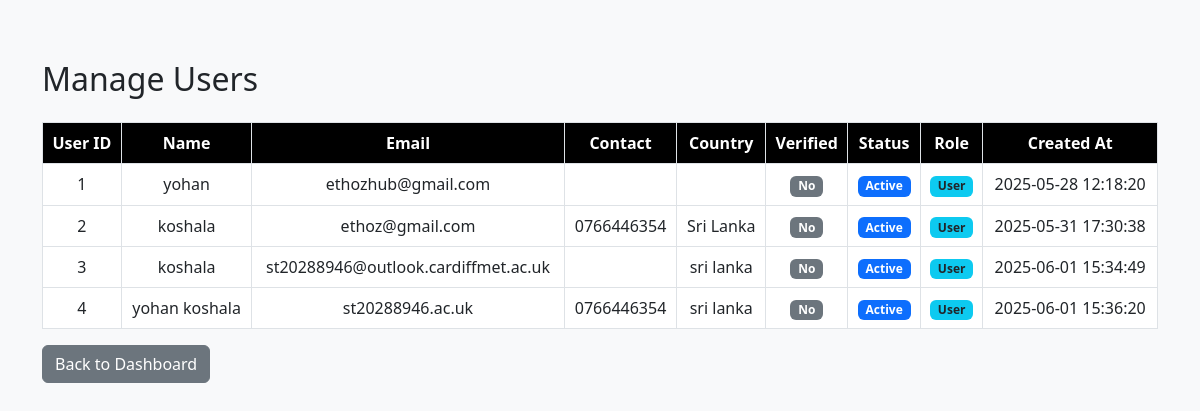
Before: /admin/manage_users.php (signed in) with the older database file.
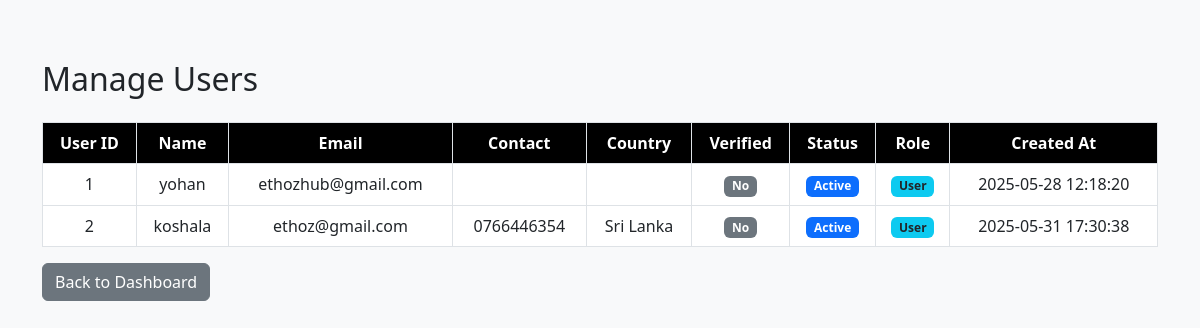
After: the same page with the newer database file.
### tables this page shows
CREATE TABLE `users` (
  `user_id` int(11) NOT NULL,
  `name` varchar(100) NOT NULL,
  `email` varchar(150) NOT NULL,
  `contact` varchar(20) DEFAULT NULL,
  `password` varchar(255) NOT NULL,
  `is_verified` tinyint(1) DEFAULT 0,
  `created_at` timestamp NOT NULL DEFAULT current_timestamp(),
  `status` varchar(50) DEFAULT 'active',
  `role` varchar(50) DEFAULT 'user',
  `profile_pic` varchar(255) DEFAULT NULL,
  `contact_number` varchar(20) DEFAULT NULL,
  `country` varchar(100) DEFAULT NULL
);

### admin/manage_users.php (the view, shortened to what this page needs)
<?php
include '../config/db.php';
$users = [];
try {
    $stmt = $conn->query("SELECT * FROM users");
    $users = $stmt->fetchAll(PDO::FETCH_ASSOC);
} catch (PDOException $e) {
    echo "Error fetching users: " . $e->getMessage();
}
?>
<!DOCTYPE html>
<html lang="en">
<head>
    <link href="https://cdn.jsdelivr.net/npm/bootstrap@5.3.0/dist/css/bootstrap.min.css" rel="stylesheet">
</head>
<body>
<div class="container">
    <h2 class="mb-4">Manage Users</h2>
    <table class="table table-bordered table-hover text-center">
        <thead>
            <tr>
                <th>User ID</th>
                <th>Name</th>
                <th>Email</th>
                <th>Contact</th>
                <th>Country</th>
                <th>Verified</th>
                <th>Status</th>
                <th>Role</th>
                <th>Created At</th>
            </tr>
        </thead>
        <tbody>
            <?php if (count($users) > 0): ?>
                <?php foreach ($users as $user): ?>
                    <tr>
                        <td><?= htmlspecialchars($user['user_id']) ?></td>
                        <td><?= htmlspecialchars($user['name']) ?></td>
                        <td><?= htmlspecialchars($user['email']) ?></td>
                        <td><?= htmlspecialchars($user['contact_number']) ?></td>
                        <td><?= htmlspecialchars($user['country']) ?></td>
                        <td>
                            <?= $user['is_verified'] ? '<span class="badge bg-success">Yes</span>' : '<span class="badge bg-secondary">No</span>' ?>
                        </td>
                        <td>
                            <?= $user['status'] == 'active' ? '<span class="badge bg-primary">Active</span>' : '<span class="badge bg-danger">Inactive</span>' ?>
                        </td>
                        <td>
                            <?= $user['role'] == 'admin' ? '<span class="badge bg-warning text-dark">Admin</span>' : '<span class="badge bg-info text-dark">User</span>' ?>
                        </td>
                        <td><?= htmlspecialchars($user['created_at']) ?></td>
                    </tr>
                <?php endforeach; ?>
            <?php else: ?>
                <tr><td colspan="10" class="text-center">No users found.</td></tr>
            <?php endif; ?>
        </tbody>
    </table>
    <div class="mb-3">
        <a href="dashboard.php" class="btn btn-secondary">Back to Dashboard</a>
    </div>
</div>
</body>
</html>

Changed rows visible on the page:
removed users: user_id "3", name "koshala", email "st20288946@outlook.cardiffmet.ac.uk", country "sri lanka", is_verified "No", status "Active", role "User", created_at "2025-06-01 15:34:49"
removed users: user_id "4", name "yohan koshala", email "st20288946.ac.uk", contact_number "0766446354", country "sri lanka", is_verified "No", status "Active", role "User", created_at "2025-06-01 15:36:20"
